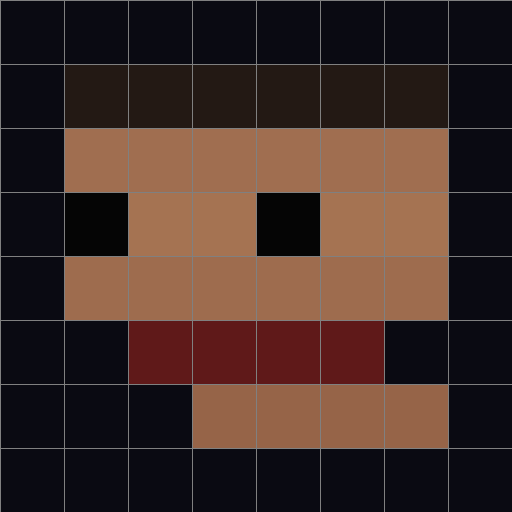
#> input picture deliverables/synthetic-test-patterns/face_a.png, 512 x 512 px
$ python image_to_mem.py ../../../deliverables/synthetic-test-patterns/face_a.png out.png
#> lines starting #> are read from the running program, lines starting #| are printed output that depends on the picture
#!/usr/bin/env python3
"""Convert an image to a 160x120, 4-bit grayscale COE file (offline only)."""
import argparse
from pathlib import Path
from PIL import Image

def main():
    ap = argparse.ArgumentParser()
    ap.add_argument("image", type=Path)
    ap.add_argument("output", type=Path)
    args = ap.parse_args()
    im = Image.open(args.image).convert("L").resize((160, 120))
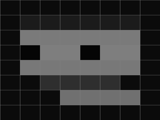
#> im: PIL image 160x120 L; min 0, max 130, mean 51
    values = [f"{p >> 4:X}" for p in im.getdata()]
#> values = 19200 items, first 6: '3', '1', '2', '2', '2', '2'
    args.output.write_text("memory_initialization_radix=16;\nmemory_initialization_vector=\n" + ",\n".join(values) + ";\n", encoding="ascii")

if __name__ == "__main__":
    main()

$ run again, on deliverables/synthetic-test-patterns/face_patterns_8x8.png
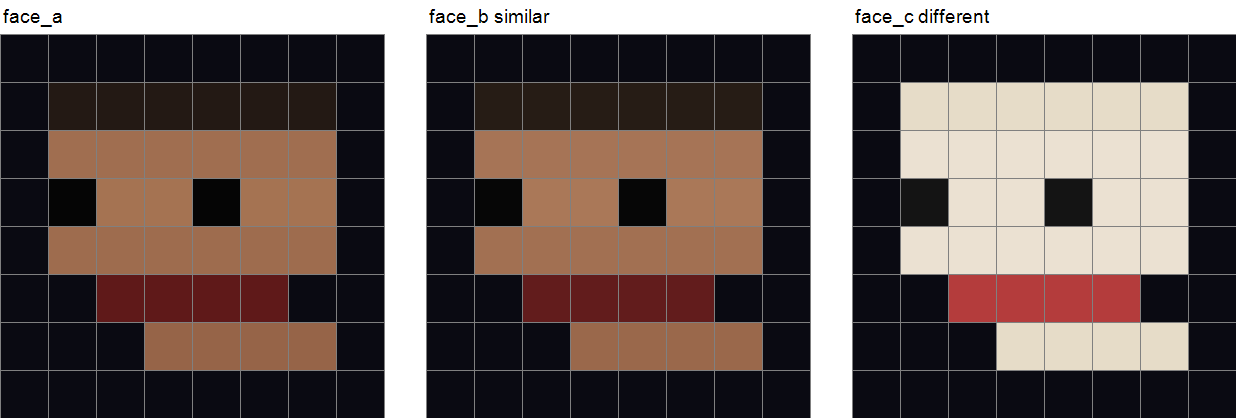
#> input picture deliverables/synthetic-test-patterns/face_patterns_8x8.png, 1236 x 418 px
#> in main, `im = Image.open(args.image).convert("L").resize((160, 120))`:
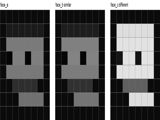
#> im: PIL image 160x120 L; min 0, max 255, mean 95.6
#> values = 19200 items, first 6: 'F', 'F', 'F', 'F', 'F', 'F'
